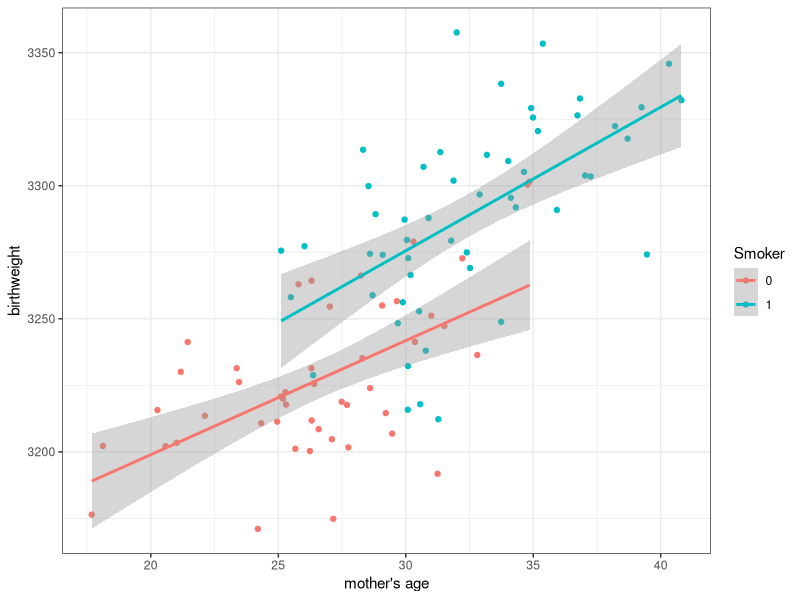
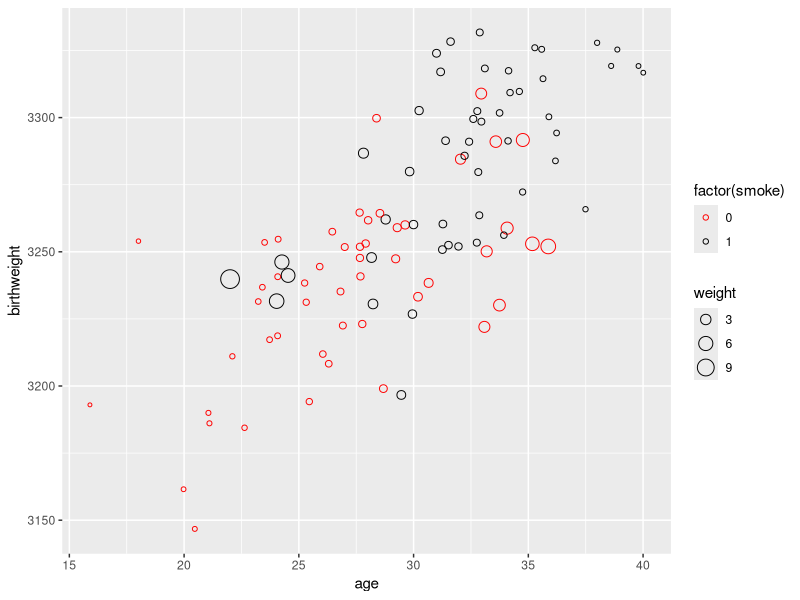

R code for these plots, in order: (Note: this script raises an error after producing the figures.)
## ---- chunk 1
#load some libraries
library(ggplot2)
library(dplyr)
## ---- chunk 2
df <- tbl_df(read.csv('data/cattaneo2.csv'))
print.data.frame(df[1:5,])

## ---- chunk 3
#generate some data to illustrate the potential observed mean, probability of being a 
# smoker increases with age
age=rnorm(100,30,5)
#make the probability that a mother smokes increase with age
psmoke <-  pnorm((age-mean(age))/sd(age)) 
smoke <- rbinom(100,1,psmoke) 
#create a dataframe where birthweight is an increasing function of mother's age and smoking status 
z <- data.frame(age=age,smoke=smoke,bw=3000+(5*age)+(25*smoke) + rnorm(100,100,25))
#plot birthweight for smokers and non-smokers 
ggplot(z,aes(x=age,y=bw,color=factor(smoke))) + geom_point() + geom_smooth(method='lm') + ylab("birthweight") + 
  xlab("mother's age") + scale_color_discrete(name="Smoker") + theme_bw()

## ---- chunk 4
lm.smoker <- lm(bweight~mage,data=df[df$mbsmoke=='smoker',])
pred.smoker <- predict(lm.smoker,newdata=df)
#mean(pred.smoker)

lm.ns <- lm(bweight~mage,data=df[df$mbsmoke!='smoker',])
pred.ns <- predict(lm.ns,newdata=df)
#mean(pred.ns)

#ATE using the POM approach is just the difference in mean fitted values for smokers and non-smokers
# using the two different regression models
ate <- mean(pred.smoker)-mean(pred.ns)
ate

## ---- chunk 5
#start with the same fake data we used to illustrate the POM estimator
age=rnorm(100,30,5)
psmoke <-  pnorm((age-mean(age))/sd(age))
smoke <- rbinom(100,1,psmoke)
z <- data.frame(age=age,smoke=smoke,bw=3000+(5*age)+(25*smoke) + rnorm(100,100,25))

#calculate probability weights: fit a logit model and probit then use the fitted values as 
# probabilities
logit.bw <- glm(smoke~age,data=z,family='binomial')
probit.bw <- glm(smoke~age,data=z,family=binomial(link='probit'))
pi <- predict(probit.bw,newdata=z,type="response")

#weight smokers by 1/p(i) so that weight is large when probability of being a smoker is
# small.  Weight observations on non-smokers by 1/(1-p(i)) so weights are large when 
# probability is small
z <- tbl_df(z) %>% mutate(w=pi) %>% 
    mutate(weight=ifelse(smoke==1,1/w,1/(1-w)))

ggplot(z,aes(x=age,y=bw,color=factor(smoke),size=weight)) + geom_point(shape=1) + 
  scale_color_manual(values=c("red","black")) + ylab("birthweight")

## ---- chunk 6
#Treatment Model
#use the probit link for probability weights like they do in the STATA blog
probit.bw <- glm(mbsmoke~mage,data=df,family='binomial'(link='probit'))
pi <- predict(probit.bw,newdata=df,type="response")

#add inverse probability weights to the data frame
df <- tbl_df(df) %>% mutate(w=pi) %>% mutate(weight=ifelse(mbsmoke=='smoker',1/w,1/(1-w)),
                                             z=ifelse(mbsmoke=='smoker',1,0))

#Average Treatment Effect based on weighted average of groups: 
#Reference: http://onlinelibrary.wiley.com/doi/10.1002/sim.6607/epdf
weighted.mean.smoker <- (1/(sum(df$z/df$w)))*sum(df$z*df$bweight/df$w)
weighted.mean.ns <- (1/sum(((1-df$z)/(1-df$w))))*(sum(((1-df$z)*df$bweight)/(1-df$w)))

#ATE
weighted.mean.smoker - weighted.mean.ns

## ---- chunk 7

#the treatment model
pscore.df <- df %>% mutate(mage2=mage*mage) %>%
        mutate(marriedYN=ifelse(mmarried=='married',1,0),
               prenatal1YN=ifelse(prenatal1=='Yes',1,0))

ipwra.treat <- glm(factor(mbsmoke)~mage+marriedYN+fbaby+mage2+medu,data=pscore.df,family='binomial'(link='probit'))
pi <- predict(ipwra.treat,newdata=pscore.df,type="response")
df$ipwra.p <- pi
pscore.df <- df %>% mutate(ipwra.w=ifelse(mbsmoke=='smoker',1/ipwra.p,1/(1-ipwra.p)))

#Birthweight regression adjusted using the propensity score
summary(lm(bweight~factor(mbsmoke)+ipwra.p,data=pscore.df))

## ---- chunk 8
library(MatchIt)
#read the Cattaneo2.dta data set in
df <- tbl_df(read.csv("data/cattaneo2.csv")) %>% 
      mutate(smoker=ifelse(mbsmoke=='smoker',1,0))

## ---- chunk 9
#use mother's age, marital status, and education level to predict smoke/non-smoke
smoke.model <- glm(smoker~mage+medu+mmarried,family=binomial, data=df)

pr.df <- data.frame( pr_score = predict(smoke.model, type = "response"),
                      smoke = df$smoker )

## ---- chunk 10
#The 'MatchIt' package will perform the actual propensity score matching for us:
m.out <- matchit(smoker ~ mage + medu + mmarried,
                 method = "nearest", data = df)

#match.data creates a dataframe with only the matched obs
matched <- match.data(m.out)

## ---- chunk 11

#inspect the covariate balance
ggplot(matched,aes(x=distance,y=mage,color=mbsmoke)) + geom_point(alpha=0.4,size=1.5) + geom_smooth() +
  theme_bw() + scale_color_manual(values=c('red','black'))

ggplot(matched,aes(x=distance,y=medu,color=mbsmoke)) + geom_point(alpha=0.4,size=1.5) + geom_smooth() +
  theme_bw() + scale_color_manual(values=c('red','black'))

## ---- chunk 12
#t-test of means
t.test(matched$mage[matched$mbsmoke=="smoker"],matched$mage[matched$mbsmoke!="smoker"])
t.test(matched$medu[matched$mbsmoke=="smoker"],matched$medu[matched$mbsmoke!="smoker"])

## ---- chunk 13
with(matched, t.test(bweight ~ mbsmoke))
